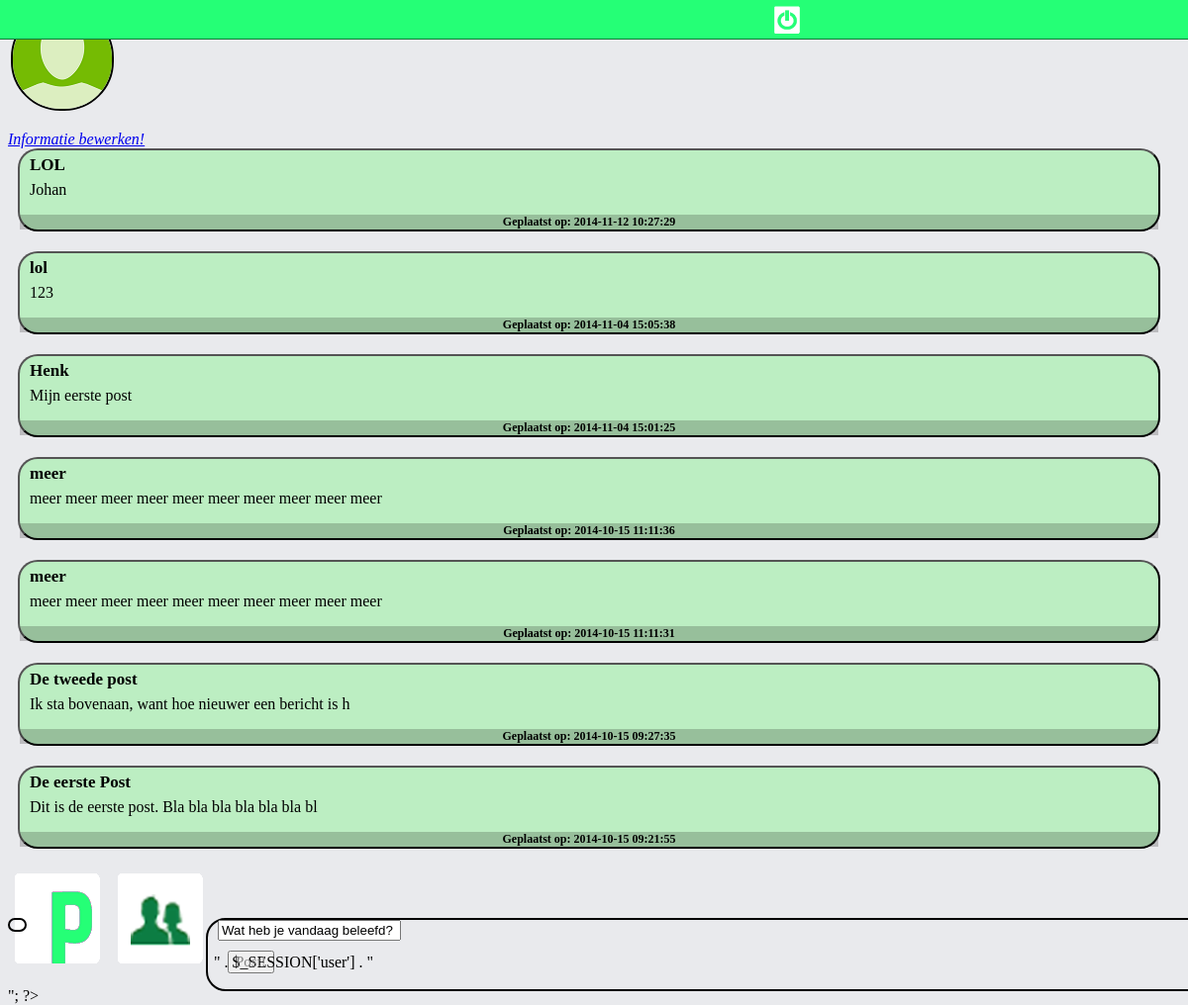
The app's page /index.php?actie=wall (signed in) with its own data.
### tables this page shows
CREATE TABLE IF NOT EXISTS `gebruiker` (
  `id` int(11) NOT NULL AUTO_INCREMENT,
  `email` varchar(50) NOT NULL,
  `password` varchar(50) NOT NULL,
  `groep_id` int(11) NOT NULL,
  `persoon_id` int(11) NOT NULL,
  `avatar` varchar(50) NOT NULL,
  `status` int(11) NOT NULL DEFAULT '0',
  PRIMARY KEY (`id`)
);

CREATE TABLE IF NOT EXISTS `post` (
  `id` int(11) NOT NULL AUTO_INCREMENT,
  `titel` varchar(50) NOT NULL,
  `content` varchar(50) NOT NULL,
  `datum` timestamp NOT NULL DEFAULT CURRENT_TIMESTAMP ON UPDATE CURRENT_TIMESTAMP,
  `gebruiker_id` int(11) NOT NULL,
  `status` int(11) NOT NULL DEFAULT '0',
  PRIMARY KEY (`id`)
);

### db.php (the view, shortened to what this page needs)
<?php
	function getUserPromo()
	{
		global $db;
		$sql = "SELECT * FROM gebruiker
				left join persoon on
				gebruiker.id = persoon.id
				where email = '$_SESSION[user]'";
		$result = $db->query($sql);
		foreach ($result as $row)
		{
		echo
			'<img class="promoimg" src="profielfoto/standaard.png"'. '>' . '</a>' .
			'<p>' . $row['voornaam'] . ' ' . $row['achternaam'] .'</p>' .
			'<p>' . $row['woonplaats'] . '</p>' .
			'<a href="edit.php">' . '<i>Informatie bewerken!</i>' . '</a>' ;
		}
	}
	function getWall()
	{
		global $db;
		$sql = "SELECT * FROM post
				LEFT JOIN gebruiker on
				post.gebruiker_id=gebruiker.id
				LEFT JOIN persoon on
				gebruiker.id=persoon.id
				ORDER BY datum DESC";
		$result = $db->query($sql);
		foreach ($result as $row)
		{
		echo
			'<div class="post">'.
			'<h2 class="naam">' . $row['voornaam'] . ' ' . $row['achternaam'] . '</h2>'.
			'<h2 class="titel">' . $row['titel'] . '</h2>'.
			'<p class="postcontent">' . $row['content'] . '</p>'.
			'<p class="postdatum">'. 'Geplaatst op: ' . $row['datum'] . '</p>'.
			'</div>'
			;
		}
	}
	?>

### index.php (shortened to what this page needs)
<!DOCTYPE html>
<?php
	include("../Template-Power/class.TemplatePower.inc.php");
	include('db.php');
	if(isset($_GET['actie'])){
	$actie = $_GET['actie'];
	}
	else{
		$actie = null;
	}
	switch ($actie) {
	case 'wall':
		if(!isset($_SESSION['user']))
		{
		 header("Location:index.php");
		}
		elseif (isset($_POST['dislike'])) {
			disLikePost($_SESSION['user'], $_GET['postid']);
			header('Location:index.php?actie=wall');
		}
		elseif (isset($_POST['like'])) {
			likePost($_SESSION['user'], $_GET['postid']);
			header('Location:index.php?actie=wall');
		}
		else
		{
		$result = getUserPromo();
		$result = getWall();
		}
	break;
    }
?>

### Template-Power/class.TemplatePower.inc.php (shortened to what this page needs)
<?php
class TemplatePower extends TemplatePowerParser
{
    protected $index   = array();
    protected $content = array();
    protected $prepared;
    public function TemplatePower($tpl_file='', $type=T_BYFILE)
    {
        $this->prepared       = false;
    }
    protected function __makeContentRoot()
    {
        $this->content[ TP_ROOTBLOCK ."_0"  ][0] = Array( TP_ROOTBLOCK );
        $this->currentBlock = &$this->content[ TP_ROOTBLOCK ."_0" ][0];
    }
    protected function __outputContent($blockname)
    {
        $numrows = sizeof( $this->content[ $blockname ] );
        for ($i=0; $i < $numrows; $i++) {
            $defblockname = $this->content[ $blockname ][$i][0];
            for (reset($this->defBlock[ $defblockname ]);  $k = key( $this->defBlock[ $defblockname ]);  next( $this->defBlock[ $defblockname ] )) {
                if ($k[1] == 'C') {
                    print( $this->defBlock[ $defblockname ][$k] );
                } else if ($k[1] == 'B') {
                    if (isset($this->content[ $blockname ][$i][$k])) {
                        $this->__outputContent( $this->content[ $blockname ][$i][$k] );
                    }
                }
            }
        }
    }
    public function prepare()
    {
        $this->prepared = true;
        $this->index[ TP_ROOTBLOCK ] = 0;
    }
    public function newBlock($blockname)
    {
        $parent = &$this->content[ $this->parent[$blockname] .'_'. $this->index[$this->parent[$blockname]] ];
		$lastitem = sizeof( $parent );
        $lastitem > 1 ? $lastitem-- : $lastitem = 0;
		$ind_blockname = $blockname . '_' . $this->index[ $blockname ];
        if (! isset($parent[ $lastitem ]["_B:$blockname"])) {
            $this->index[ $blockname ] += 1;
            $ind_blockname = $blockname . '_' . $this->index[ $blockname ];
            if (! isset($this->content[ $ind_blockname ])) {
                 $this->content[ $ind_blockname ] = array();
            }
        }
        $blocksize = sizeof( $this->content[ $ind_blockname ] );
        $this->content[ $ind_blockname ][ $blocksize ] = array( $blockname );
        $this->currentBlock = &$this->content[ $ind_blockname ][ $blocksize ];
    }
    public function printToScreen()
    {
        if ($this->prepared) {
            $this->__outputContent(TP_ROOTBLOCK . '_0');
        } else {
            $this->__errorAlert('TemplatePower Error: Template isn\'t prepared!');
        }
    }
}

### style.css (style rules this page uses)
body.home { background-color: #e9eaed; }
img.logout { width: 30px; height: 30px; position: fixed; left: 780px; top: 5px; }
.headerhome { width: 100%; position: fixed; top: 0px; bottom: auto; background-image:url('images/header-kaal.png'); height: 40px; right: 0px; }
.outerhome { height: 100px; }
.userpromo { position: fixed; width: auto; margin-top: -50px; height: auto; padding-right: 5px; padding-bottom: 5px; border: 2px solid black; border-radius: 20px; }
img.promoimg { width: 100px; height: 100px; margin-left: 3px; border: 2px solid black; border-radius: 50px; }
.wall { width: 1000px; height: auto; margin-top: -50px; border: 2px solid black; border-radius: 20px; margin-left: 200px; padding-left: 10px; }
.post { border: 2px outset black; border-radius: 20px; margin-left: 10px; margin-right: 20px; margin-bottom: 20px; padding-left: 10px; font-family: Comic Sans MS; background-color:rgba(121,242,129,0.4); }
.post h2.titel { margin-top: 5px; margin-bottom: -10px; font-size: 17px; }
.post p.postdatum { font-weight: bold; font-size: 12px; margin-left: -10px; margin-bottom: 0px; text-align: center; background-color:rgba(0,0,0,0.2); }
input.postknop { margin-top: 10px; margin-bottom: 10px; margin-left: 10px; font-family: Comic Sans MS; font-size: 15px; color: gray; display: block; }

### records on screen
post: titel "LOL", content "Johan", datum "2014-11-12 10:27:29"
post: titel "lol", content "123", datum "2014-11-04 15:05:38"
post: titel "Henk", content "Mijn eerste post", datum "2014-11-04 15:01:25"
post: titel "meer", content "meer meer meer meer meer meer meer meer meer meer", datum "2014-10-15 11:11:36"
post: titel "meer", content "meer meer meer meer meer meer meer meer meer meer", datum "2014-10-15 11:11:31"
post: titel "De tweede post", content "Ik sta bovenaan, want hoe nieuwer een bericht is h", datum "2014-10-15 09:27:35"
post: titel "De eerste Post", content "Dit is de eerste post. Bla bla bla bla bla bla bl", datum "2014-10-15 09:21:55"

### other values on screen
$this->defBlock[ $defblockname ][$k] "\" . $_SESSION['user'] . \" \";"
$this->defBlock[ $defblockname ][$k] "?>"
